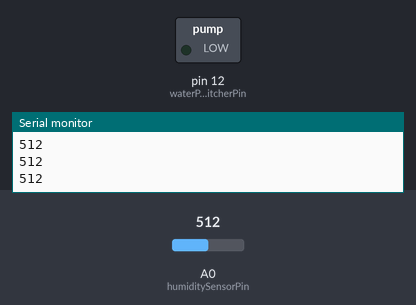
The sketch below on a simulated Arduino Uno, built with avr-gcc and run on an emulated ATmega328P. On the bench: switched loads named in the sketch (green lamp = pin HIGH), the last lines printed to the serial monitor. Inputs (shaded band) come from the test bench; at power-on: A0 (humiditySensorPin) = 512. Pins used as bus, display or sensor lines are not drawn.

Above: at 1.2 s.
1.3 s: A0 (humiditySensorPin) set to 590
2.8 s: A0 (humiditySensorPin) set to 614
At 3.3 s:
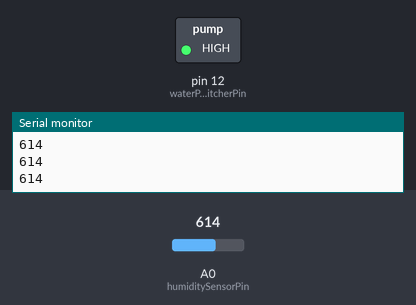
4.3 s: A0 (humiditySensorPin) set to 511
At 5.5 s:
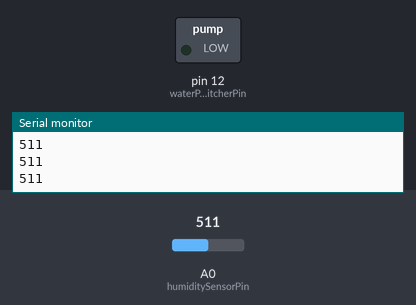
5.8 s: A0 (humiditySensorPin) set to 610
At 6.8 s:
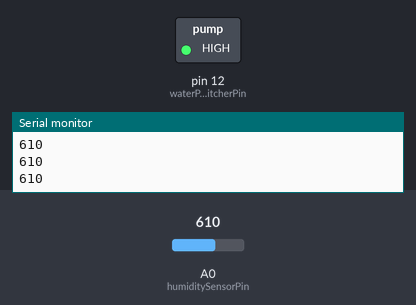
Timing chart, 0 to 8.3 s (numbered marks = the images above; inputs shaded):
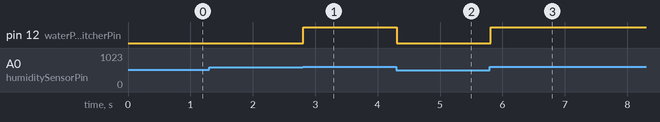

Measured:
- the behaviour switches between 600 and 601 on A0 (humiditySensorPin) (found by bisection; images 0 and 1)
- after the input at 2.8 s, pin 12 (waterPumpSwitcherPin): LOW → HIGH at once
- after the input at 4.3 s, pin 12 (waterPumpSwitcherPin): HIGH → LOW at once
- after the input at 5.8 s, pin 12 (waterPumpSwitcherPin): LOW → HIGH at once

The sketch:

main.ino
```cpp
const int humiditySensorPin = A0;
const int humiditySensorSwitcherPin = 11;
const int waterPumpSwitcherPin = 12;

void setup()
{
    Serial.begin(9600);
    pinMode(humiditySensorPin, INPUT);
    pinMode(humiditySensorSwitcherPin, OUTPUT);
    pinMode(waterPumpSwitcherPin, OUTPUT);
    digitalWrite(humiditySensorSwitcherPin, HIGH);
}

void loop()
{
    int humidityValue = analogRead(humiditySensorPin);
    Serial.println(humidityValue);
    if (humidityValue > 600)
    {
        digitalWrite(waterPumpSwitcherPin, HIGH);
    }
    else
    {
        digitalWrite(waterPumpSwitcherPin, LOW);
    }
}
```
